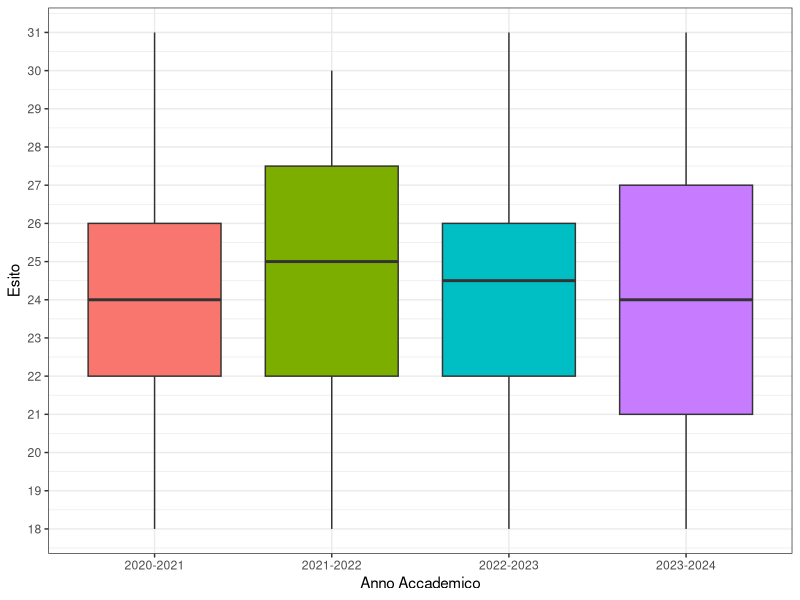
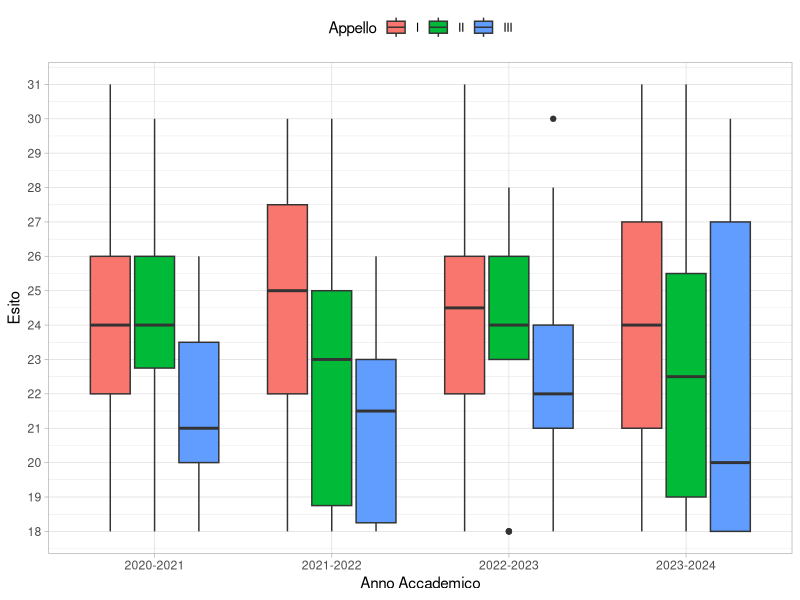

Here is the R script that generated these plots, in order:
## ---- chunk 1
library(tidyverse)
dataset <- read_delim("data_voti.csv", delim = ";")

# Rimuovo valori mancanti
dataset <- na.omit(dataset)

table(dataset$AA, dataset$Esito)

aggregate(Esito ~ AA,length, data = filter(dataset, Appello == "I"))

aggregate(Esito ~ AA, function(x) sum(x == "RIT"), data = filter(dataset, Appello == "I"))
aggregate(Esito ~ AA, function(x) sum(x == "ASS"), data = filter(dataset, Appello == "I"))
aggregate(Esito ~ AA, function(x) sum(x == "RIFIUTATO"), data = filter(dataset, Appello == "I"))
aggregate(Esito ~ AA, function(x) sum(x == "INS" | x == "RIT"), data = filter(dataset, Appello == "I"))

# Rimuovo assenti
dataset <- dataset %>% filter(Esito != "ASS") %>% filter(Esito != "RIT")
aggregate(Esito ~ AA, function(x) mean(x == "INS"), data = filter(dataset, Appello == "I"))
aggregate(Esito ~ AA, function(x) sum(x == "INS"), data = filter(dataset, Appello == "I"))

dataset <- dataset %>% filter(Esito != "RIFIUTATO")
## ---- chunk 2
dataset <- filter(dataset,  Esito != "INS")
dataset <- dataset %>% mutate(Esito = as.numeric(Esito))

ggplot(data  = filter(dataset, Appello == "I"), aes(x = AA, y = Esito, fill = AA)) + geom_boxplot() + theme_bw() + xlab("Anno Accademico") + theme(legend.position = "none") + scale_y_continuous(breaks = 18:31)
## ---- chunk 3
ggplot(data  = filter(dataset, Appello %in% c("I", "II", "III")), aes(x = AA, y = Esito, fill = Appello)) + geom_boxplot() + theme_light() + xlab("Anno Accademico") + theme(legend.position = "top") + scale_y_continuous(breaks = 18:31)
## ---- chunk 4
aggregate(Esito ~ AA, mean, data = filter(dataset, Appello == "I"))
## ---- chunk 5
aggregate(Esito ~ AA, median, data = filter(dataset, Appello == "I"))
## ---- chunk 6
summary(lm(Esito ~ AA, data = filter(dataset, Appello == "I")))
## ---- chunk 7
summary(lm(Esito ~ Appello  + AA, data = dataset))
